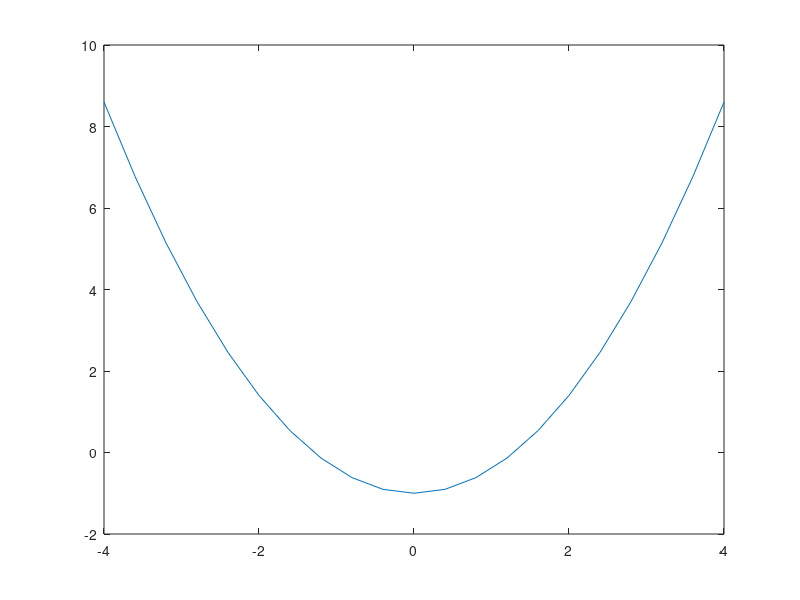

Reproduce this figure in MATLAB.
first=2-3*5;
two=4.5/sqrt(2);
three=7^20;
four=cos(pi/3);
five=log(8);
fprintf('2-3*5=%d\n\n',first);
fprintf('4.5/(2^0.5)=%f\n\n',two);
fprintf('7^20=%d\n\n',three);
fprintf('cos(pi/3)=%f\n\n',four);
fprintf('ln8=%f\n\n',five);
A=[1 2;-3 -4;5 6;];
B=[1 -2 -3;-4 5 6;];
C=[2 -1;pi log10(2);-2 6;];
I=eye(3,3);
fprintf('A31=%d\n\n',A(2,1));
fprintf('C21=%f\n\n',C(2,1));
fprintf('second row of B=%d %d %d\n\n',B(2,:));
disp('row reduced echelon from A=');
disp(rref(A));
disp('row reduced echelon from B=');
disp(rref(B));
disp('A+2C=');
disp(A+2*C);
disp('A transpose');
disp(A.');
E=A*B;
disp('E=');
disp(E);
F=B*A;
disp('F=');
disp(F);
G=(B.')*(A.');
disp('G=');
disp(G)
H=(A*B).';
disp('H=');
disp(H);
fprintf('Is E equal to  F:');
if isequal(E,F)
    fprintf('true\n\n');
else
    fprintf('false\n\n');
end
fprintf('Is G equal to  H:');
if isequal(G,H)
    fprintf('true\n\n');
else
    fprintf('false\n\n');
end
res=E(1,1)*E(2,2)*E(3,3)+E(1,2)*E(2,3)*E(3,1)+E(1,3)*E(2,1)*E(3,2)-E(1,3)*E(2,2)*E(3,1)-E(1,2)*E(2,1)*E(3,3)-E(1,1)*E(2,3)*E(3,2);
if res==0
    fprintf('E is not invertible\n\n');
else
    disp('inverse of E=');
    disp(inv(E));
end
if det(F)==0
    fprintf('E is not invertible\n\n');
else
    disp('inverse of F=');
    disp(inv(F));
end
D=diag([2 1 -1 -2 -5]);
disp('D=');
disp(D);
x=-4:4/10:4;
y=0.6*(x.^2)-1;
plot(x,y);
